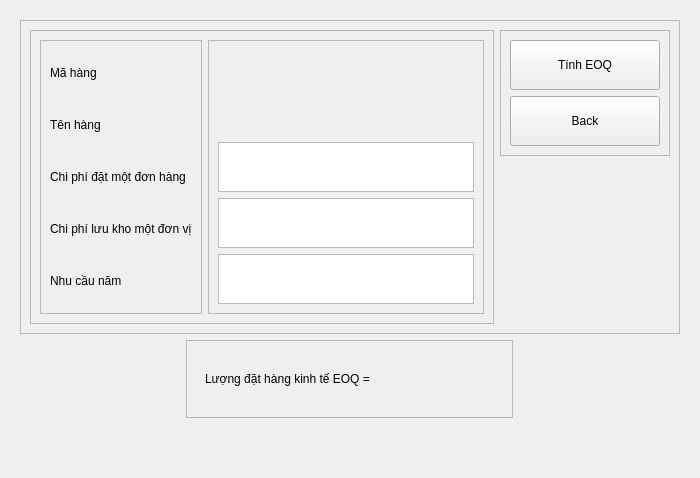
               <widget class="QWidget" name="page_29">
                <layout class="QHBoxLayout" name="horizontalLayout_67">
                 <item>
                  <widget class="QWidget" name="widget_30" native="true">
                   <layout class="QVBoxLayout" name="verticalLayout_82">
                    <item>
                     <widget class="QFrame" name="frame_77">
                      <property name="frameShape">
                       <enum>QFrame::StyledPanel</enum>
                      </property>
                      <property name="frameShadow">
                       <enum>QFrame::Raised</enum>
                      </property>
                      <layout class="QHBoxLayout" name="horizontalLayout_68">
                       <item alignment="Qt::AlignTop">
                        <widget class="QFrame" name="frame_79">
                         <property name="frameShape">
                          <enum>QFrame::StyledPanel</enum>
                         </property>
                         <property name="frameShadow">
                          <enum>QFrame::Raised</enum>
                         </property>
                         <layout class="QHBoxLayout" name="horizontalLayout_69">
                          <item>
                           <widget class="QFrame" name="frame_81">
                            <property name="frameShape">
                             <enum>QFrame::StyledPanel</enum>
                            </property>
                            <property name="frameShadow">
                             <enum>QFrame::Raised</enum>
                            </property>
                            <layout class="QVBoxLayout" name="verticalLayout_83">
                             <item>
                              <widget class="QLabel" name="label_20">
                               <property name="text">
                                <string>Mã hàng</string>
                               </property>
                              </widget>
                             </item>
                             <item>
                              <widget class="QLabel" name="label_21">
                               <property name="text">
                                <string>Tên hàng</string>
                               </property>
                              </widget>
                             </item>
                             <item>
                              <widget class="QLabel" name="label_22">
                               <property name="text">
                                <string>Chi phí đặt một đơn hàng</string>
                               </property>
                              </widget>
                             </item>
                             <item>
                              <widget class="QLabel" name="label_23">
                               <property name="text">
                                <string>Chi phí lưu kho một đơn vị</string>
                               </property>
                              </widget>
                             </item>
                             <item>
                              <widget class="QLabel" name="label_24">
                               <property name="text">
                                <string>Nhu cầu năm</string>
                               </property>
                              </widget>
                             </item>
                            </layout>
                           </widget>
                          </item>
                          <item>
                           <widget class="QFrame" name="frame_82">
                            <property name="frameShape">
                             <enum>QFrame::StyledPanel</enum>
                            </property>
                            <property name="frameShadow">
                             <enum>QFrame::Raised</enum>
                            </property>
                            <layout class="QVBoxLayout" name="verticalLayout_84">
                             <item>
                              <widget class="QLabel" name="mh">
                               <property name="sizePolicy">
                                <sizepolicy hsizetype="Preferred" vsizetype="Preferred">
                                 <horstretch>0</horstretch>
                                 <verstretch>0</verstretch>
                                </sizepolicy>
                               </property>
                               <property name="minimumSize">
                                <size>
                                 <width>0</width>
                                 <height>40</height>
                                </size>
                               </property>
                               <property name="maximumSize">
                                <size>
                                 <width>400</width>
                                 <height>50</height>
                                </size>
                               </property>
                               <property name="styleSheet">
                                <string notr="true"/>
                               </property>
                               <property name="text">
                                <string/>
                               </property>
                              </widget>
                             </item>
                             <item>
                              <widget class="QLabel" name="th">
                               <property name="minimumSize">
                                <size>
                                 <width>0</width>
                                 <height>40</height>
                                </size>
                               </property>
                               <property name="maximumSize">
                                <size>
                                 <width>750</width>
                                 <height>50</height>
                                </size>
                               </property>
                               <property name="styleSheet">
                                <string notr="true"/>
                               </property>
                               <property name="text">
                                <string/>
                               </property>
                              </widget>
                             </item>
                             <item>
                              <widget class="QTextEdit" name="chiPhiDh">
                               <property name="minimumSize">
                                <size>
                                 <width>0</width>
                                 <height>40</height>
                                </size>
                               </property>
                               <property name="maximumSize">
                                <size>
                                 <width>400</width>
                                 <height>50</height>
                                </size>
                               </property>
                               <property name="styleSheet">
                                <string notr="true"/>
                               </property>
                               <property name="cursorWidth">
                                <number>1</number>
                               </property>
                               <property name="placeholderText">
                                <string/>
                               </property>
                              </widget>
                             </item>
                             <item>
                              <widget class="QTextEdit" name="chiPhiLk">
                               <property name="minimumSize">
                                <size>
                                 <width>0</width>
                                 <height>40</height>
                                </size>
                               </property>
                               <property name="maximumSize">
                                <size>
                                 <width>400</width>
                                 <height>50</height>
                                </size>
                               </property>
                               <property name="styleSheet">
                                <string notr="true"/>
                               </property>
                               <property name="cursorWidth">
                                <number>1</number>
                               </property>
                               <property name="placeholderText">
                                <string/>
                               </property>
                              </widget>
                             </item>
                             <item>
                              <widget class="QTextEdit" name="nhuCau">
                               <property name="minimumSize">
                                <size>
                                 <width>0</width>
                                 <height>40</height>
                                </size>
                               </property>
                               <property name="maximumSize">
                                <size>
                                 <width>400</width>
                                 <height>50</height>
                                </size>
                               </property>
                               <property name="styleSheet">
                                <string notr="true"/>
                               </property>
                               <property name="cursorWidth">
                                <number>1</number>
                               </property>
                               <property name="placeholderText">
                                <string/>
                               </property>
                              </widget>
                             </item>
                            </layout>
                           </widget>
                          </item>
                         </layout>
                        </widget>
                       </item>
                       <item alignment="Qt::AlignTop">
                        <widget class="QFrame" name="frame_80">
                         <property name="frameShape">
                          <enum>QFrame::StyledPanel</enum>
                         </property>
                         <property name="frameShadow">
                          <enum>QFrame::Raised</enum>
                         </property>
                         <layout class="QVBoxLayout" name="verticalLayout_85">
                          <item>
                           <widget class="QPushButton" name="tinhEOQ">
                            <property name="minimumSize">
                             <size>
                              <width>150</width>
                              <height>50</height>
                             </size>
                            </property>
                            <property name="maximumSize">
                             <size>
                              <width>100</width>
                              <height>16777215</height>
                             </size>
                            </property>
                            <property name="styleSheet">
                             <string notr="true"/>
                            </property>
                            <property name="text">
                             <string>Tính EOQ</string>
                            </property>
                           </widget>
                          </item>
                          <item>
                           <widget class="QPushButton" name="back">
                            <property name="minimumSize">
                             <size>
                              <width>150</width>
                              <height>50</height>
                             </size>
                            </property>
                            <property name="maximumSize">
                             <size>
                              <width>100</width>
                              <height>16777215</height>
                             </size>
                            </property>
                            <property name="styleSheet">
                             <string notr="true"/>
                            </property>
                            <property name="text">
                             <string>Back</string>
                            </property>
                           </widget>
                          </item>
                         </layout>
                        </widget>
                       </item>
                      </layout>
                     </widget>
                    </item>
                    <item alignment="Qt::AlignHCenter">
                     <widget class="QFrame" name="frame_78">
                      <property name="frameShape">
                       <enum>QFrame::StyledPanel</enum>
                      </property>
                      <property name="frameShadow">
                       <enum>QFrame::Raised</enum>
                      </property>
                      <layout class="QHBoxLayout" name="horizontalLayout_71">
                       <item>
                        <widget class="QFrame" name="frame_83">
                         <property name="styleSheet">
                          <string notr="true">#frame_83{border:none}</string>
                         </property>
                         <property name="frameShape">
                          <enum>QFrame::StyledPanel</enum>
                         </property>
                         <property name="frameShadow">
                          <enum>QFrame::Raised</enum>
                         </property>
                         <layout class="QHBoxLayout" name="horizontalLayout_72">
                          <item>
                           <widget class="QLabel" name="label_27">
                            <property name="minimumSize">
                             <size>
                              <width>0</width>
                              <height>25</height>
                             </size>
                            </property>
                            <property name="text">
                             <string>Lượng đặt hàng kinh tế EOQ =</string>
                            </property>
                           </widget>
                          </item>
                         </layout>
                        </widget>
                       </item>
                       <item>
                        <widget class="QFrame" name="frame_84">
                         <property name="minimumSize">
                          <size>
                           <width>100</width>
                           <height>25</height>
                          </size>
                         </property>
                         <property name="styleSheet">
                          <string notr="true">#frame_84{border:none}</string>
                         </property>
                         <property name="frameShape">
                          <enum>QFrame::StyledPanel</enum>
                         </property>
                         <property name="frameShadow">
                          <enum>QFrame::Raised</enum>
                         </property>
                         <layout class="QHBoxLayout" name="horizontalLayout_73">
                          <item>
                           <widget class="QLabel" name="kq">
                            <property name="minimumSize">
                             <size>
                              <width>100</width>
                              <height>40</height>
                             </size>
                            </property>
                            <property name="font">
                             <font>
                              <family>MS Shell Dlg 2</family>
                              <pointsize>11</pointsize>
                              <weight>50</weight>
                              <italic>false</italic>
                              <bold>false</bold>
                             </font>
                            </property>
                            <property name="styleSheet">
                             <string notr="true"/>
                            </property>
                            <property name="text">
                             <string/>
                            </property>
                           </widget>
                          </item>
                         </layout>
                        </widget>
                       </item>
                      </layout>
                     </widget>
                    </item>
                    <item>
                     <spacer name="verticalSpacer_16">
                      <property name="orientation">
                       <enum>Qt::Vertical</enum>
                      </property>
                      <property name="sizeHint" stdset="0">
                       <size>
                        <width>20</width>
                        <height>40</height>
                       </size>
                      </property>
                     </spacer>
                    </item>
                   </layout>
                  </widget>
                 </item>
                </layout>
               </widget>
